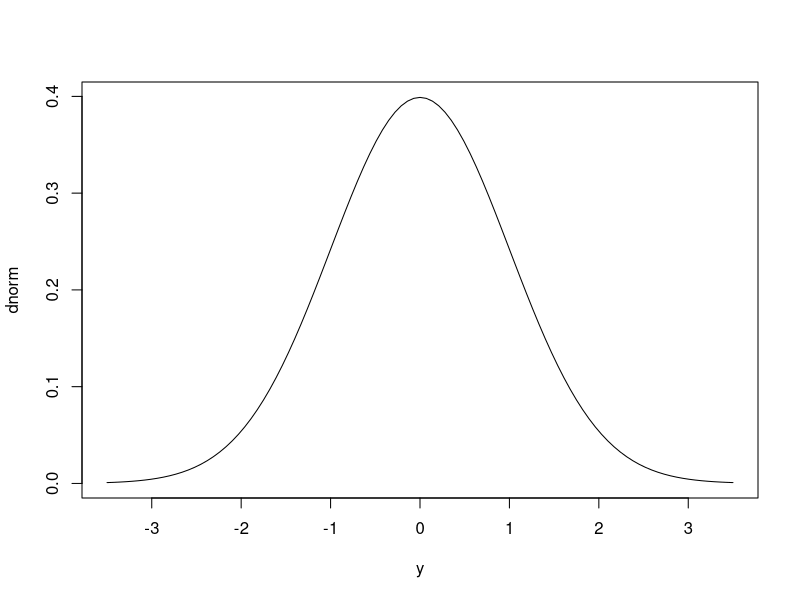
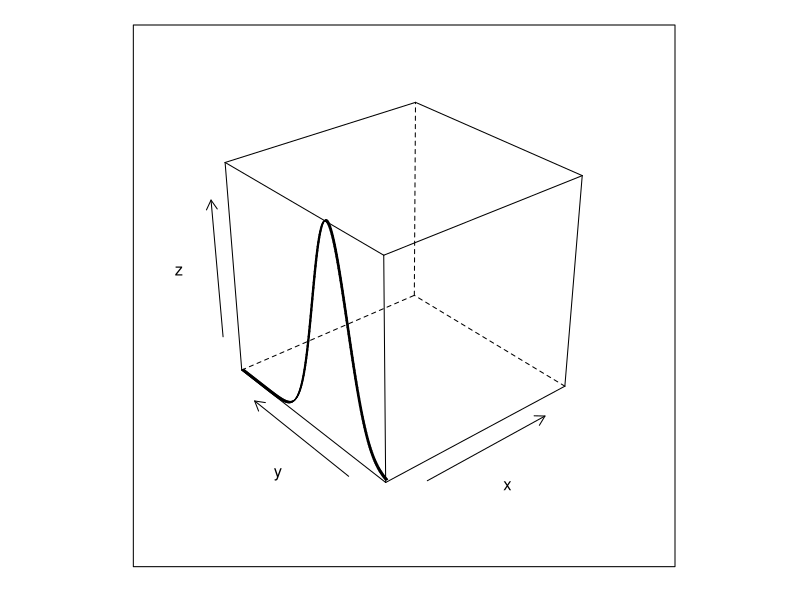
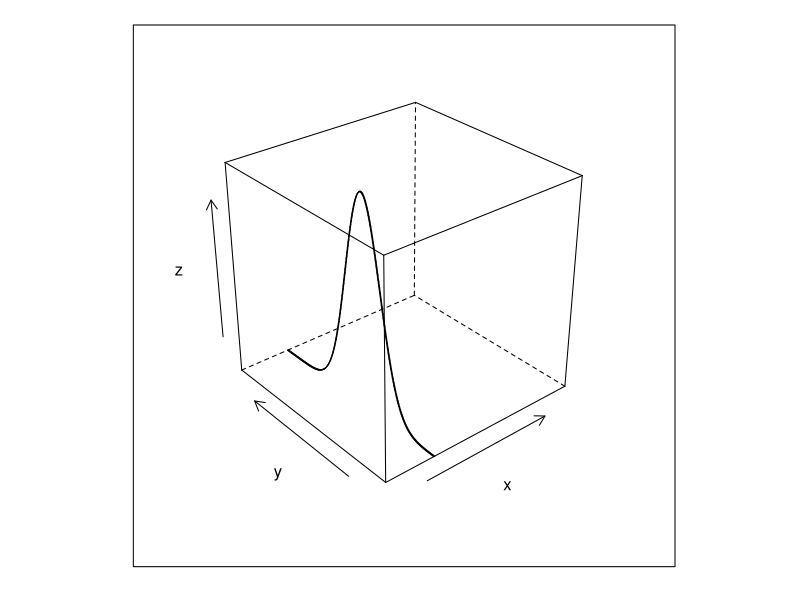
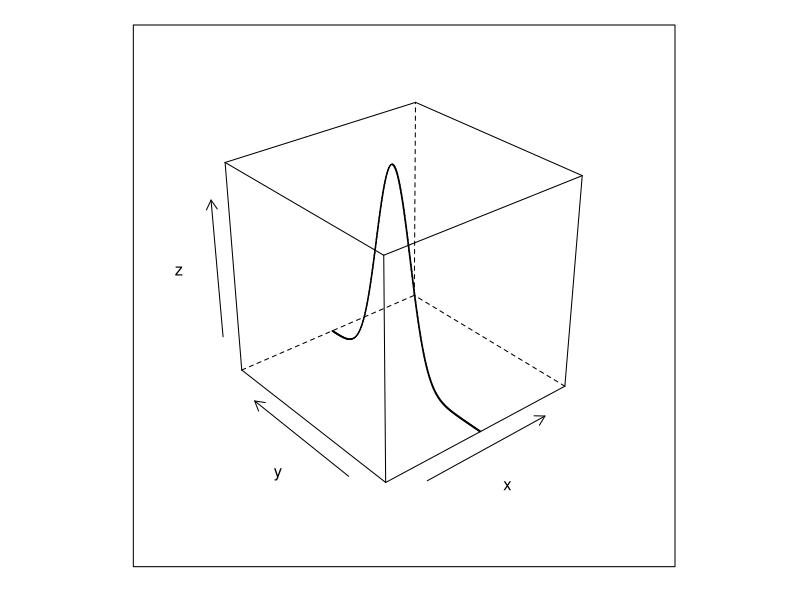
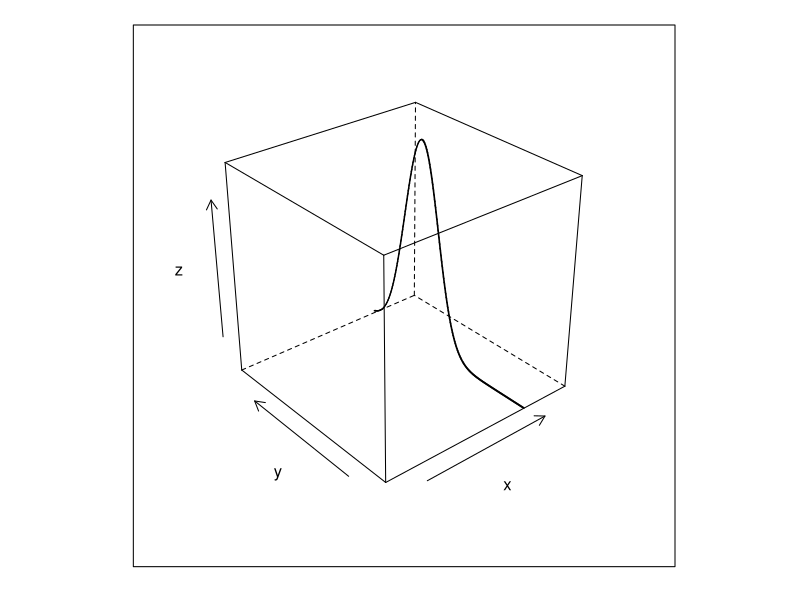
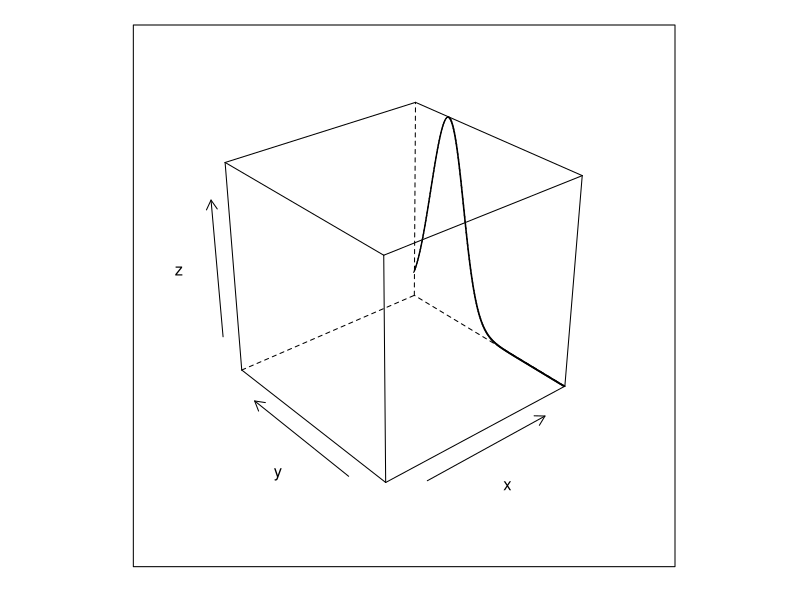
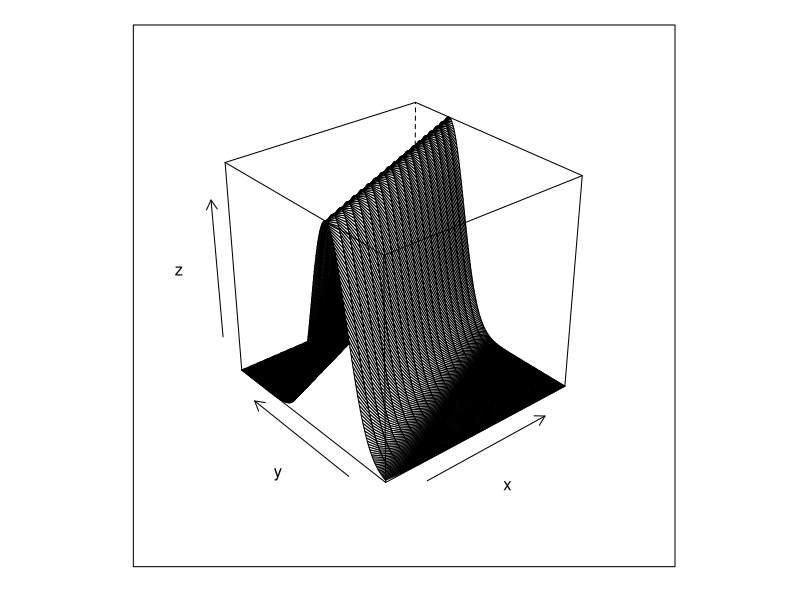
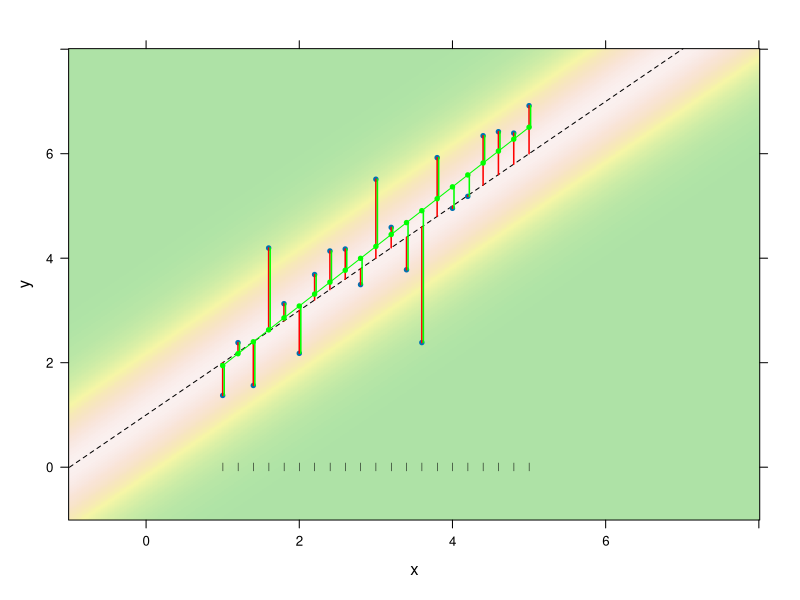

The R script that drew these images, in order:
## Standard normal density
plot(dnorm, xlim=c(-3.5,3.5), xlab="y")

## Some wireframe plots of this density "smeared" along the line y=1+x
library(lattice)
xx <- seq(1, 5, length=200)
yy <- seq(-1,8, length=200)
grid <- expand.grid(x=xx,y=yy)
grid$z <- apply(grid, 1, function(x) { dnorm(x[2], 1+x[1], 1) })

## At near x=1
wireframe(z~x*y, data=grid[grid$x < 1.05,], xlim=c(1,5), cex=4)
## At near x=2
wireframe(z~x*y, data=grid[(grid$x < 2.025)&(grid$x>1.975),], xlim=c(1,5))
## At near x=3
wireframe(z~x*y, data=grid[(grid$x < 3.025)&(grid$x>2.975),], xlim=c(1,5))
## At near x=4
wireframe(z~x*y, data=grid[(grid$x < 4.025)&(grid$x>3.975),], xlim=c(1,5))
## At near x=5
wireframe(z~x*y, data=grid[(grid$x < 5.025)&(grid$x>4.975),], xlim=c(1,5))

## A full wireframe plot from x=1 to x=5 along y=1+x
xx <- seq(1,5, length=20)
yy <- seq(-1,8, length=200)
grid <- expand.grid(x=xx,y=yy)
grid$z <- apply(grid, 1, function(x) { dnorm(x[2], 1+x[1], 1) })
wireframe(z~x*y, data=grid, xlim=c(1,5))


## Get a finer grid to make a nicer level plot.
xx <- seq(-1,8, length=400)
yy <- seq(-1,8, length=400)
grid <- expand.grid(x=xx,y=yy)
grid$z <- apply(grid, 1, function(x) { dnorm(x[2], 1+x[1], 1) })

## A basic level plot of the "true" regression model y = 1 + x + N(0,1)
levelplot(z~x*y, grid, cuts=100, pretty=T, colorkey=F,
          col.regions=terrain.colors(400, 0.35))
## This lets you add stuff to the plot, using the functions llines and
## lpoints. This is one of the least obvious things about the lattice
## package.
trellis.focus("panel", 1, 1, highlight=F)

## The same level plot with the "true" regression line.
llines(c(-1,8), c(0, 9), col="black", lty=2)

## The "design" of the regression model from which data will be
## simulated is going to be 21 points equally spaced from 1 to 5.
x = seq(1,5,0.2)
n=length(x)

## This plot points out where the x design points are, which are fixed
## and the same for each simulated dataset.
lpoints(0~x, pch="|", col=1)

## The first set of simulated responses y. Try other seeds if you
## like.
set.seed(1)
y=1+x+rnorm(n,0,1)

## Add the points to the model. It can be pointed out here that these
## points come right from the model itself.
lpoints(y~x, pch=20)

## Here we can point out the (observed) "true" residuals, i.e.,
## distances from observed y valued and their true values on the true
## regression lines. These come from the 21 independent random
## variables.
for(i in 1:n) {
    llines(c(x[i],x[i]),
           c(1+x[i], y[i]), col="red", lwd=1.5)
}

## Of course in real life we don't know the "true" line. We can only
## estimate it from the data (unless you are a Bayesian or some other
## lunatic but forget them.) Here is a plot with the estimated
## regression line along with the "fitted" values, or y-hats - both in
## green.

lpoints(fitted.values(lm(y~x))~x, pch=20, col="green")
llines(c(1,5), as.vector(t(coefficients(lm(y~x))) %*%
                         matrix(c(1,1,1,5),2,2)), col="green")


## The plot is getting a bit busy! The last thing to add are the
## "estimated" residuals, which are the distances between the observed
## and fitted lines. Jiggle them by 0.02 to make the two lines visible
## next to each other.

for(i in 1:n) {
    llines(c(x[i]+0.02,x[i]+0.02),
           c(fitted.values(lm(y~x))[i], y[i]), lwd=1.5, col="green")
}


## To point out that the fitted values and estimated residuals (not as
## observed numbers, but as random variables) are *not* independent,
## let's clean up the plot and show what happens when one point is
## changed (of course it changes everything else).

levelplot(z~x*y, grid, cuts=100, pretty=T, colorkey=F,
          col.regions=terrain.colors(400, 0.35))
trellis.focus("panel", 1, 1, highlight=F)

lpoints(y~x, pch=20)

lpoints(fitted.values(lm(y~x))~x, pch=20, col="green")
llines(c(1,5), as.vector(t(coefficients(lm(y~x))) %*%
                         matrix(c(1,1,1,5),2,2)), col="green")
for(i in 1:n) {
    llines(c(x[i]+0.02,x[i]+0.02),
           c(fitted.values(lm(y~x))[i], y[i]), lty=1, col="green")
}

## Subtract, say, 3 from the last observed y value
y[n] = y[n] - 3

## Show the new point
lpoints(x[n],y[n], pch=20, col="orange")

## Of course, the fitted line changes
llines(c(1,5), as.vector(t(coefficients(lm(y~x))) %*%
                         matrix(c(1,1,1,5),2,2)), col="orange")

## Along with the fitted values and observed residuals.
for(i in 1:n) {
    llines(c(x[i],x[i]),
           c(fitted.values(lm(y~x))[i], y[i]), lty=1, col="orange")
}

## This shows why you really do have to go to the trouble of using the
## Hat matrix and so on to compute the variance of the fitted values
## and estimated residuals on the way to getting Studentized residuals
## etc.


## This next plot shows a bunch of randomly generated fitted
## regression lines superimposed on "The Model", which demonstrates
## that regression is more variable in the extremes and less near
## (x-bar, y-bar). This helps to understand the existence of the (x_0
## - x_bar)^2 term in the usual formula for confidence interval for
## the mean response etc.

levelplot(z~x*y, grid, cuts=100, pretty=T, colorkey=F,
          col.regions=terrain.colors(400, 0.35))
trellis.focus("panel", 1, 1, highlight=F)

for(i in 1:100) {
    y=1+x+rnorm(n,0,1)
    b1=(sum(x*y)-sum(x)*sum(y)/n)/(sum(x*x)-sum(x)^2/n)
    b0=mean(y)-b1*mean(x)
    llines(c(1,5), c(b0 + b1*1, b0 + b1*5))
}


